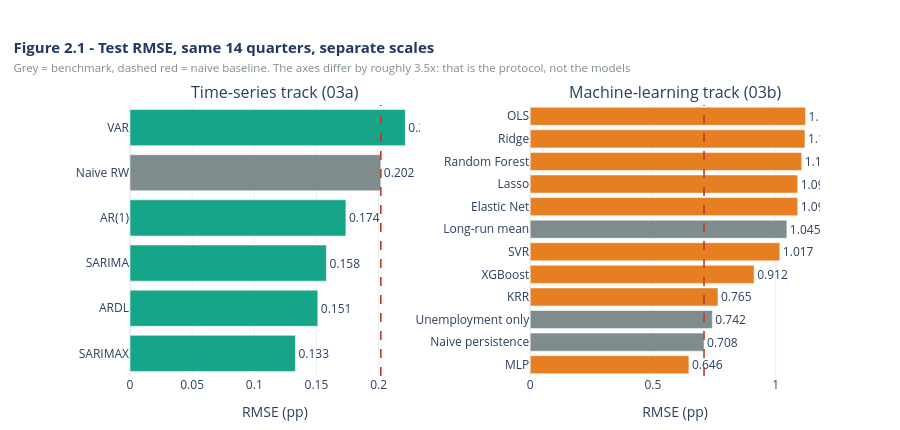

Notebook source saved alongside this figure:
### Code cell
# 2.2 - Figure 2.1 RMSE on separate scales, why the levels cannot be pooled
from plotly.subplots import make_subplots

fig = make_subplots(rows=1, cols=2, horizontal_spacing=0.16,
                    subplot_titles=('Time-series track (03a)',
                                    'Machine-learning track (03b)'))
for col, (d, bmlist, colr) in enumerate(
        [(t, TS_BM, TEAL), (m, ML_BM, AMBER)], start=1):
    d2 = d.sort_values('RMSE')
    fig.add_trace(go.Bar(
        x=d2['RMSE'], y=d2['Model'], orientation='h', showlegend=False,
        marker_color=[GREY if mm in bmlist else colr for mm in d2['Model']],
        text=d2['RMSE'].round(3), textposition='outside'), row=1, col=col)
    base = float(d2.loc[d2['Model'].isin(bmlist), 'RMSE'].min())
    fig.add_vline(x=base, line=dict(color=RED, width=1.6, dash='dash'), row=1, col=col)
fig.update_layout(
    title=dict(text='<b>Figure 2.1 - Test RMSE, same 14 quarters, separate scales</b>'
                    f'<br><span style="font-size:11.5px;color:{GREY}">'
                    'Grey = benchmark, dashed red = naive baseline. The axes differ by '
                    'roughly 3.5x: that is the protocol, not the models</span>',
               font=dict(size=15, color=NAVY), x=0.015, xanchor='left'),
    template=TEMPLATE, height=430, margin=dict(t=105, b=45, l=130))
fig.update_xaxes(title_text='RMSE (pp)')
fig.show()

### Figure 1 — Plotly figure (JSON) as saved in the notebook; plotly's stock layout.template omitted (floating-point values rounded to 4 significant figures)
{"data": [{"marker": {"color": ["#17A589", "#17A589", "#17A589", "#17A589", "#7F8C8D", "#17A589"]}, "orientation": "h", "showlegend": false, "text": [0.133, 0.151, 0.158, 0.174, 0.202, 0.222], "textposition": "outside", "type": "bar", "x": [0.1331, 0.1511, 0.158, 0.1737, 0.2018, 0.2215], "xaxis": "x", "y": ["SARIMAX", "ARDL", "SARIMA", "AR(1)", "Naive RW", "VAR"], "yaxis": "y"}, {"marker": {"color": ["#E67E22", "#7F8C8D", "#7F8C8D", "#E67E22", "#E67E22", "#E67E22", "#7F8C8D", "#E67E22", "#E67E22", "#E67E22", "#E67E22", "#E67E22"]}, "orientation": "h", "showlegend": false, "text": [0.646, 0.708, 0.742, 0.765, 0.912, 1.017, 1.045, 1.09, 1.09, 1.106, 1.119, 1.121], "textposition": "outside", "type": "bar", "x": [0.6464, 0.708, 0.7417, 0.7647, 0.912, 1.017, 1.045, 1.09, 1.09, 1.106, 1.119, 1.121], "xaxis": "x2", "y": ["MLP", "Naive persistence", "Unemployment only", "KRR", "XGBoost", "SVR", "Long-run mean", "Elastic Net", "Lasso", "Random Forest", "Ridge", "OLS"], "yaxis": "y2"}], "layout": {"annotations": [{"font": {"size": 16}, "showarrow": false, "text": "Time-series track (03a)", "x": 0.21, "xanchor": "center", "xref": "paper", "y": 1, "yanchor": "bottom", "yref": "paper"}, {"font": {"size": 16}, "showarrow": false, "text": "Machine-learning track (03b)", "x": 0.79, "xanchor": "center", "xref": "paper", "y": 1, "yanchor": "bottom", "yref": "paper"}], "height": 430, "margin": {"b": 45, "l": 130, "t": 105}, "shapes": [{"line": {"color": "#C0392B", "dash": "dash", "width": 1.6}, "type": "line", "x0": 0.2018, "x1": 0.2018, "xref": "x", "y0": 0, "y1": 1, "yref": "y domain"}, {"line": {"color": "#C0392B", "dash": "dash", "width": 1.6}, "type": "line", "x0": 0.708, "x1": 0.708, "xref": "x2", "y0": 0, "y1": 1, "yref": "y2 domain"}], "title": {"font": {"color": "#1F3864", "size": 15}, "text": "<b>Figure 2.1 - Test RMSE, same 14 quarters, separate scales</b><br><span style=\"font-size:11.5px;color:#7F8C8D\">Grey = benchmark, dashed red = naive baseline. The axes differ by roughly 3.5x: that is the protocol, not the models</span>", "x": 0.015, "xanchor": "left"}, "xaxis": {"anchor": "y", "domain": [0, 0.42], "title": {"text": "RMSE (pp)"}}, "xaxis2": {"anchor": "y2", "domain": [0.58, 1], "title": {"text": "RMSE (pp)"}}, "yaxis": {"anchor": "x", "domain": [0, 1]}, "yaxis2": {"anchor": "x2", "domain": [0, 1]}}}
